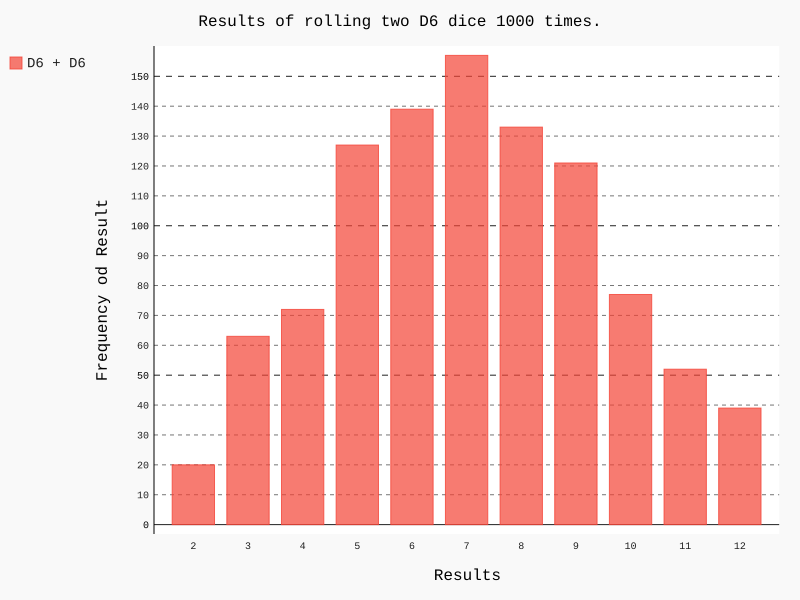

Reproduce this figure in Python.
import pygal
from die import Die

#创建两个D6，并将结果储存到一个列表中去
die_1=Die()
die_2=Die()

results=[]

for roll_num in range(1000):
	result=die_1.roll()+die_2.roll()
	results.append(result)

#分析结果
frequencies=[]
max_result=die_1.num_sides+die_2.num_sides
for value in range(2,max_result+1):
	frequency=results.count(value)
	frequencies.append(frequency)

#可视化结果
hist=pygal.Bar()

hist.title="Results of rolling two D6 dice 1000 times."
hist.x_labels=[str(x) for x in range(2,13) ]
hist.x_title="Results"
hist.y_title="Frequency od Result"

hist.add('D6 + D6',frequencies)
hist.render_to_file('dice_visual.svg')
